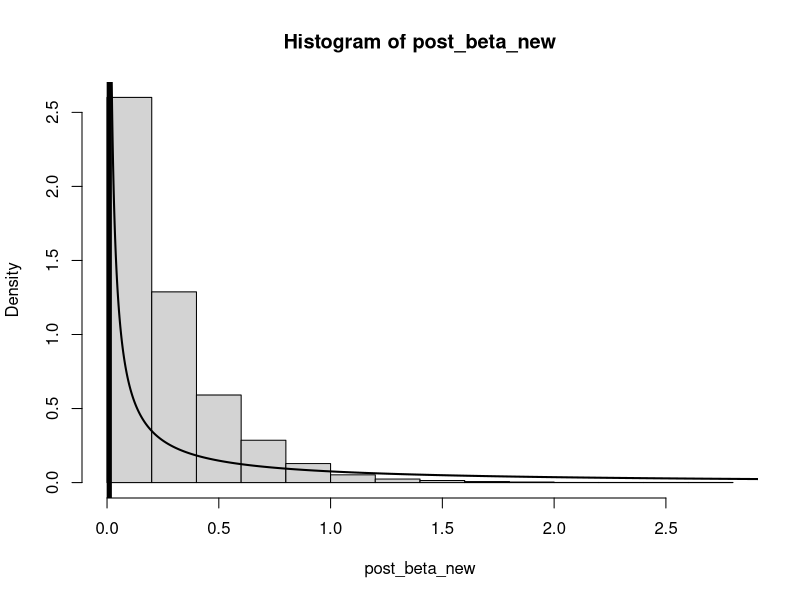
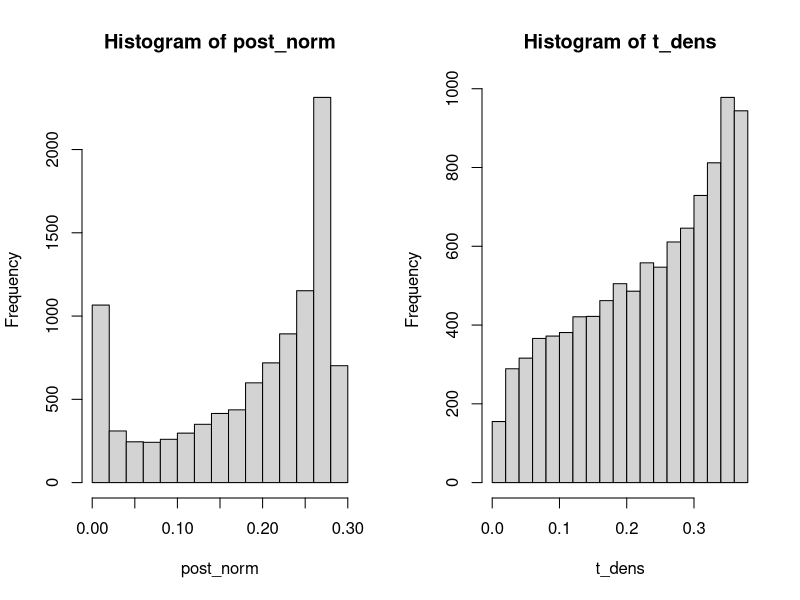

Reproduce these figures in R, in order.
########## Workspace Prep ##########



## Load in the necessaey packages

library(coda)




########## Problem 1 ##########



##### Part i #####



##### Part ii #####



### Unchanged code from Lecture



year = (1851:1962)
y = c(4, 5, 4, 1, 0, 4, 3, 4, 0, 6, 3, 3, 4, 0, 2, 6, 3, 3, 5, 4, 5, 3,
      1, 4, 4, 1, 5, 5, 3, 4, 2, 5, 2, 2, 3, 4, 2, 1, 3, 2, 2, 1, 1,
      1, 1, 3, 0, 0, 1, 0, 1, 1, 0, 0, 3, 1, 0, 3, 2, 2, 0, 1, 1, 1,
      0, 1, 0, 1, 0, 0, 0, 2, 1, 0, 0, 0, 1, 1, 0, 2, 3, 3, 1, 1, 2,
      1, 1, 1, 1, 2, 4, 2, 0, 0, 0, 1, 4, 0, 0, 0, 1, 0, 0, 0, 0, 0,
      1, 0, 0, 1, 0, 1)

n = length(y)

# Hyperparameters:
alpha = 0.5; beta = 0.01

# Pick some initial values:
k = ceiling(n/2) # midpoint is CP
lambda_1 = mean(y[1:k])
lambda_2 = mean(y[(k+1):n])

# Sample from the posterior distribution:
S = 10^4

# Storage:
post_lambda_1 = array(0, c(S, 1))
post_lambda_2 = array(0, c(S, 1))
post_k = array(0, c(S, 1));

for(s in 1:S){
    # Sample lambda_1:
    lambda_1 = rgamma(n = 1,
                      shape = alpha + sum(y[1:k]),
                      rate = beta + k)
    # Sample lambda_2:
    # NOTE: assuming k < n throughout!
    lambda_2 = rgamma(n = 1,
                      shape = alpha + sum(y[(k+1):n]),
                      rate = beta + (n-k))
    # Sample k:
    log_g = cumsum(y)*log(lambda_1/lambda_2) + (1:n)*(lambda_2 - lambda_1)
    #pm<-exp(log_g)/sum(exp(log_g)); k<-min((1:n)[runif(1)<cumsum(pm)])
    k = sample(1:n, 1, prob = exp(log_g))
    
    # Store:
    post_lambda_1[s] = lambda_1
    post_lambda_2[s] = lambda_2
    post_k[s] = k
}



### Edited code from lecture, factors in beta prior



# Hyperparameters:
alpha = 0.5; beta = 0.01

## Set the beta params

b_alpha <- 0.1
b_beta <- 0.1

# Pick some initial values:
k = ceiling(n/2) # midpoint is CP
lambda_1 = mean(y[1:k])
lambda_2 = mean(y[(k+1):n])

# Sample from the posterior distribution:
S = 10^4

# Storage:
post_lambda_1_new = array(0, c(S, 1))
post_lambda_2_new = array(0, c(S, 1))
post_k_new = array(0, c(S, 1))
post_beta_new = array(0, c(S, 1))

for(s in 1:S){
    
    # Sample lambda_1:
    lambda_1 = rgamma(n = 1,
                      shape = alpha + sum(y[1:k]),
                      rate = beta + k)
    # Sample lambda_2:
    # NOTE: assuming k < n throughout!
    lambda_2 = rgamma(n = 1,
                      shape = alpha + sum(y[(k+1):n]),
                      rate = beta + (n-k))
    # Sample k:
    log_g = cumsum(y)*log(lambda_1/lambda_2) + (1:n)*(lambda_2 - lambda_1)
    #pm<-exp(log_g)/sum(exp(log_g)); k<-min((1:n)[runif(1)<cumsum(pm)])
    k = sample(1:n, 1, prob = exp(log_g))
    
    # Sample beta:
    
    beta <- rgamma(n = 1,
                   shape = (2 * alpha) + b_alpha,
                   rate = lambda_1 + lambda_2 + b_beta)
    
    # Store:
    post_lambda_1_new[s] = lambda_1
    post_lambda_2_new[s] = lambda_2
    post_k_new[s] = k
    post_beta_new[s] = beta
}



##### Part iii #####



## Compute the HPD intervals for beta = 0.01

ci_lambda_1 <- as.vector(HPDinterval(as.mcmc(post_lambda_1), prob = 0.95)[1, 1:2])
ci_lambda_2 <- as.vector(HPDinterval(as.mcmc(post_lambda_2), prob = 0.95)[1, 1:2])
ci_k = as.vector(HPDinterval(as.mcmc(post_k + 1850), prob = 0.95)[1, 1:2])

cat("HPD Interval Lambda_1 with Beta = 0.01: ", "(", ci_lambda_1[1], ",", ci_lambda_1[2], ")")
cat("HPD Interval Lambda_2 with Beta = 0.01: ", "(", ci_lambda_2[1], ",", ci_lambda_2[2], ")")
cat("HPD Interval k + 1850 with Beta = 0.01: ", "(", ci_k[1], ",", ci_k[2], ")")

## Compute the HPD intervals for beta hyperprior

ci_lambda_1_new <- as.vector(HPDinterval(as.mcmc(post_lambda_1_new), prob = 0.95)[1, 1:2])
ci_lambda_2_new <- as.vector(HPDinterval(as.mcmc(post_lambda_2_new), prob = 0.95)[1, 1:2])
ci_k_new = as.vector(HPDinterval(as.mcmc(post_k_new + 1850), prob = 0.95)[1, 1:2])

cat("HPD Interval Lambda_1 with Beta Hyperprior: ", "(", ci_lambda_1_new[1], ",", ci_lambda_1_new[2], ")")
cat("HPD Interval Lambda_2 with Beta Hyperprior: ", "(", ci_lambda_2_new[1], ",", ci_lambda_2_new[2], ")")
cat("HPD Interval k + 1850 with Beta Hyperprior: ", "(", ci_k_new[1], ",", ci_k_new[2], ")")



##### Part iv #####



par(mfrow = c(1, 1))

hist(post_beta_new, freq = FALSE)
x <- rgamma(n = S, shape = b_alpha, rate = b_beta)
lines(sort(x), y = dgamma(sort(x), shape = b_alpha, rate = b_beta), lwd = 2)
abline(v = 0.01, lwd = 5)



########## Problem 2 ##########



##### Part i #####



##### Part ii #####



nu <- 4
S <- 10000

post_gamma <- numeric()

for (s in 1:S) {
    
    post_gamma[s] <- rgamma(n = 1, shape = (nu / 2), rate = (nu / 2))
    
}

post_norm <- dnorm(x = post_gamma, mean = 0, sd = sqrt(1 / post_gamma))

t_dens <- dt(x = post_gamma, df = nu)

par(mfrow = c(1, 2))

hist(post_norm)
hist(t_dens)



##### Part iii #####



########## Problem 3 ##########



##### Part i #####



##### Part ii #####



##### Part iii #####



##### Part iv #####



##### Part v #####
